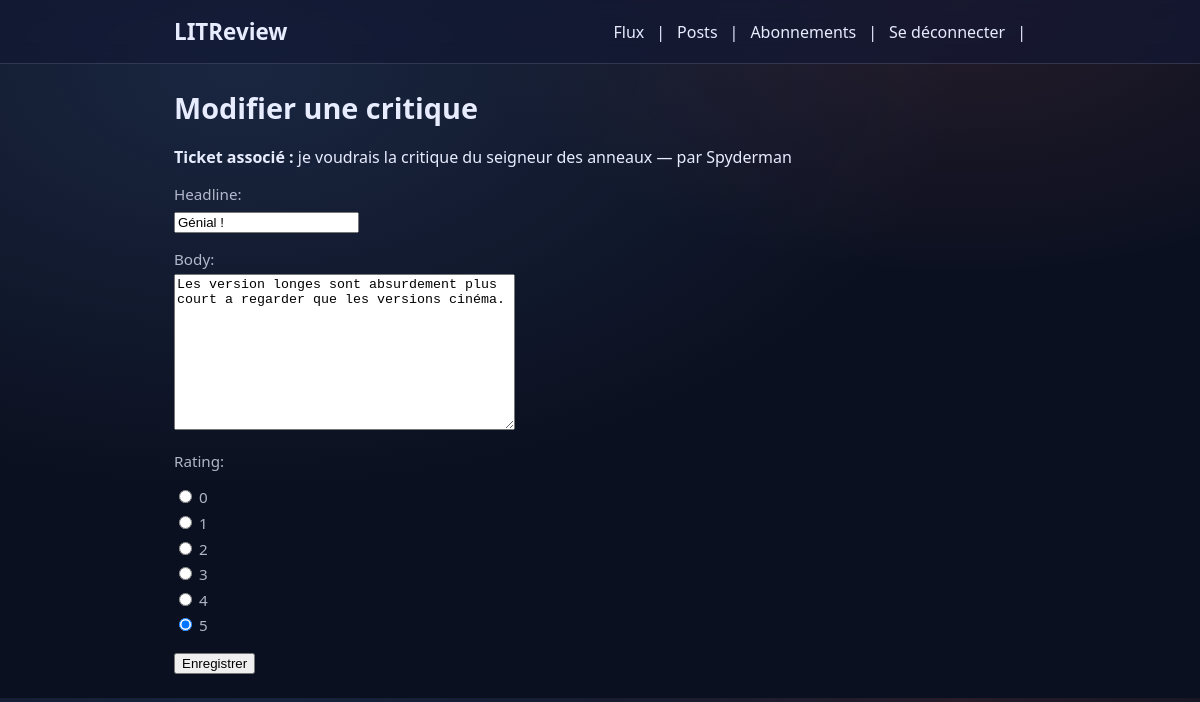
The app's page /reviews/5/modifier/ (signed in) with its own data.
### gestionlivre/models.py (models this page shows, shortened)
class Review(models.Model):
    ticket = models.ForeignKey(to=Ticket, on_delete=models.CASCADE)
    rating = models.PositiveSmallIntegerField(max_length=1024, validators=[MinValueValidator(0), MaxValueValidator(5)])
    user = models.ForeignKey(to=settings.AUTH_USER_MODEL, on_delete=models.CASCADE)
    headline = models.CharField(max_length=128)
    body = models.TextField(max_length=8192, blank=True)
    time_created = models.DateTimeField(auto_now_add=True)
    class Meta:
        ordering = ["-time_created"]

class Ticket(models.Model):
    title = models.CharField(max_length=128)
    description = models.TextField(max_length=2048, blank=True)
    user = models.ForeignKey(to=settings.AUTH_USER_MODEL, on_delete=models.CASCADE)
    image = models.ImageField(null=True, blank=True, upload_to="ticket_images/")
    time_created = models.DateTimeField(auto_now_add=True)
    class Meta:
        ordering = ["-time_created"]

### gestionlivre/views.py (the view)
# urls.py: path("reviews/<int:review_id>/modifier/", views.review_update, name="review_update"),
@login_required
def review_update(request, review_id):
    review = get_object_or_404(Review, pk=review_id, user=request.user)
    if request.method == "POST":
        form = ReviewForm(request.POST, instance=review)
        if form.is_valid():
            form.save()
            messages.success(request, "Votre critique a été modifiée.")
            return redirect("posts")
    else:
        form = ReviewForm(instance=review)
    return render(
        request,
        "gestionlivre/review_form.html",
        {"form": form, "review": review},
    )

### gestionlivre/forms.py
class ReviewForm(forms.ModelForm):
    class Meta:
        model = Review
        fields = ["headline", "body", "rating"]
        widgets = {
            "rating": forms.RadioSelect(choices=[(i, str(i)) for i in range(6)]),
        }

### gestionlivre/templates/gestionlivre/review_form.html (shortened to what this page needs)
{% extends "gestionlivre/base.html" %}
{% block content %}
<h1>Modifier une critique</h1>
<p><strong>Ticket associé :</strong> {{ review.ticket.title }} — par {{ review.ticket.user.username }}</p>
<form method="post">
  {{ form.as_p }}
  <button type="submit">Enregistrer</button>
</form>
{% endblock %}

### authentification/static/authentification/styles.css (style rules this page uses)
:root { --bg: #0b1020; --card: #111833; --text: #e8ecff; --muted: rgba(232, 236, 255, 0.75); --border: rgba(232, 236, 255, 0.14); --accent: #6ea8fe; --danger: #ff6b6b; }
* { box-sizing: border-box; }
body { margin: 0; font-family: system-ui, -apple-system, Segoe UI, Roboto, sans-serif; background: radial-gradient(1200px 700px at 20% 10%, rgba(95, 142, 212, 0.18), transparent 60%), radial-gradient(900px 500px at 80% 0%, rgba(231, 114, 114, 0.12), transparent 55%), var(--bg); color: var(--text); }
h1 { margin-top: 0; font-size: 1.8rem; }
label { display: block; margin-bottom: 0.35rem; color: var(--muted); font-size: 0.95rem; }

### records on screen
Review: ticket "je voudrais la critique du seigneur des anneaux", ticket.user.username "Spyderman", headline "Génial !", body "Les version longes sont absurdement plus court a regarder que les versions cinéma.", rating "☐ 0 ☐ 1 ☐ 2 ☐ 3 ☐ 4 ☑ 5"
